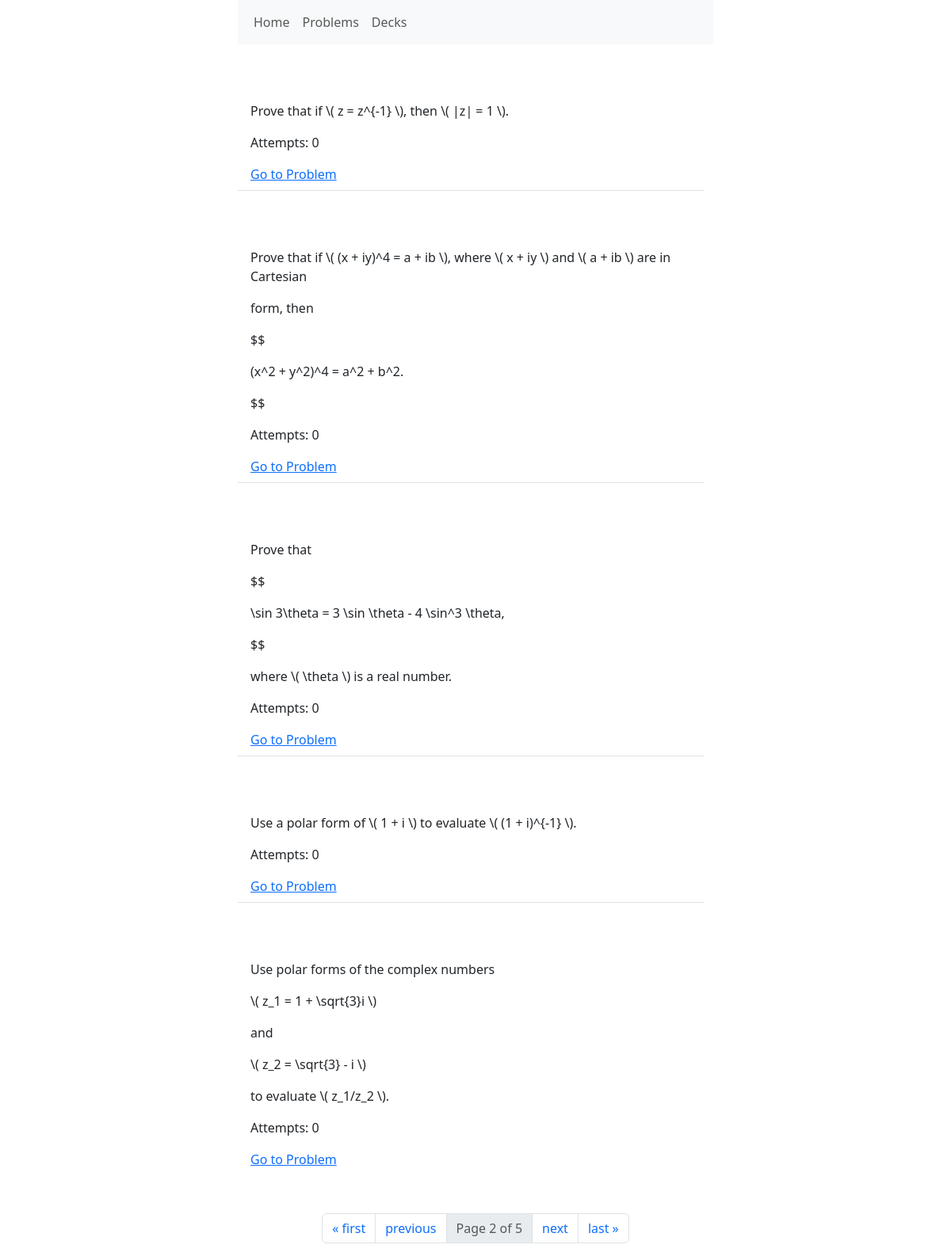
The app's page /problems/?page=2 with its own data.
### problems/models.py (models this page shows, shortened)
class Problem(models.Model):
    body = models.TextField()
    pub_date = models.DateTimeField("date published", default=timezone.now)
    tags = TaggableManager(through=TaggedProblem)
    book_source = models.ForeignKey(
        'BookSource',
        on_delete=models.SET_NULL,
        null=True, blank=True
    )
    page_number = models.PositiveIntegerField(null=True, blank=True)
    problem_number = models.CharField(max_length=50, null=True, blank=True)
    class Meta:
        verbose_name = "problem"
        verbose_name_plural = "problems"
        ordering = ['-pub_date']

### problems/views.py (the view)
# urls.py: path("problems/", views.ProblemListView.as_view(), name="problem-list"),
class ProblemListView(ListView):
    model = Problem
    paginate_by = 5
    context_object_name = 'problem_list'
    template_name = 'problems/problem_list.html'

### problems/templatetags/problem_tags.py (called while the page is built)
@register.filter(name='render_problem_links')
def render_problem_links(text):
    def replace_link(match):
        problem_id = match.group(1)
        try:
            problem = Problem.objects.get(pk=problem_id)
            url = reverse('problems:problem-detail', args=[problem.id])
            link_text = (problem.body[:30] + '...') if len(problem.body) > 30 else problem.body
            return format_html('<a href="{}">{}</a>', url, link_text)
        except Problem.DoesNotExist:
            return f"[[Invalid Problem ID: {problem_id}]]"
    pattern = re.compile(r'\[\[problem:(\d+)\]\]')
    return pattern.sub(replace_link, text)

### problems/templates/problems/problem_list.html
{% extends "base.html" %}
{% block content %}
<ul class="list-group list-group-flush">
    {% for problem in object_list %}
        <li class="list-group-item mb-5">
           {% include 'problems/includes/problem_display.html' with object=problem %}
            <a href="{% url 'problems:problem-detail' pk=problem.id %}">
                Go to Problem
            </a>
        </li>
    {% empty %}
        <li>No problems yet.</li>
    {% endfor %}
</ul>
{% if is_paginated %}
 <nav aria-label="Page navigation">
    <ul class="pagination justify-content-center">
        {% if page_obj.has_previous %}
            <li class="page-item"><a class="page-link" href="?page=1">&laquo; first</a></li>
            <li class="page-item"><a class="page-link" href="?page={{ page_obj.previous_page_number }}">previous</a></li>
        {% endif %}
        <li class="page-item disabled">
            <a class="page-link" href="#" tabindex="-1" aria-disabled="true">
                Page {{ page_obj.number }} of {{ page_obj.paginator.num_pages }}
            </a>
        </li>
        {% if page_obj.has_next %}
            <li class="page-item"><a class="page-link" href="?page={{ page_obj.next_page_number }}">next</a></li>
            <li class="page-item"><a class="page-link" href="?page={{ page_obj.paginator.num_pages }}">last &raquo;</a></li>
        {% endif %}
    </ul>
    </nav>
{% endif %}
{% endblock %}

### problems/templates/problems/includes/problem_display.html
{% load problem_tags %}
<p>{{ object.body|render_problem_links|safe }}</p>
<p>Attempts: {{ object.attempts.count }}</p>

### records on screen
Problem: body|render_problem_links "Prove that if \\( z = z^{-1} \\), then \\( |z| = 1 \\).", attempts.count "0"
Problem: body|render_problem_links "Prove that if \\( (x + iy)^4 = a + ib \\), where \\( x + iy \\) and \\( a + ib \\) are in Cartesian form, then $$ (x^2 + y^2)^4 = a^2 + b^2. $$", attempts.count "0"
Problem: body|render_problem_links "Prove that $$ \\sin 3\\theta = 3 \\sin \\theta - 4 \\sin^3 \\theta, $$ where \\( \\theta \\) is a real number.", attempts.count "0"
Problem: body|render_problem_links "Use a polar form of \\( 1 + i \\) to evaluate \\( (1 + i)^{-1} \\).", attempts.count "0"
Problem: body|render_problem_links "Use polar forms of the complex numbers \\( z_1 = 1 + \\sqrt{3}i \\) and \\( z_2 = \\sqrt{3} - i \\) to evaluate \\( z_1/z_2 \\).", attempts.count "0"

### other values on screen
{{ page_obj.number }} "2"
{{ page_obj.paginator.num_pages }} "5"
